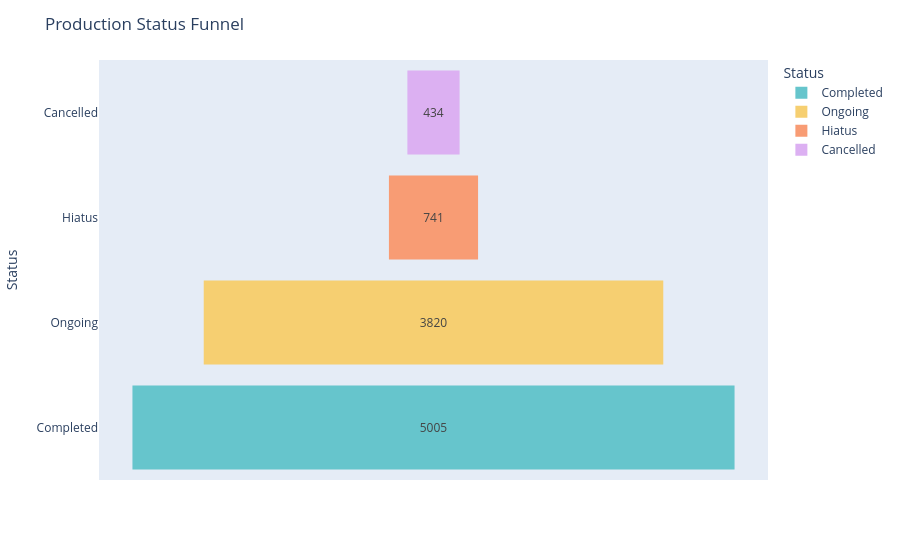

The code cell stored with this chart in its notebook:
### Markdown cell above
# Page Count vs Ratings

1. **High ratings are achieved at all page counts** : top-rated titles (9–10) appear across the full 0–15k page range, proving that length has no bearing on audience satisfaction and quality is format-agnostic.

2. **The overwhelming majority of titles cluster below 5k pages** : the dense left-side concentration reveals that most comics are relatively short-form, with long-running series above 10k pages being rare outliers in the dataset.

3. **A single Action/Sci-Fi title dominates at ~15k pages with a perfect 10 rating** : this extreme outlier is the longest comic in the dataset and simultaneously its highest rated, suggesting a uniquely dedicated and loyal fanbase driving its score.

4. **Rating floors rise slightly for longer comics** : titles beyond 8k pages rarely dip below 8.0, implying that long-running series self-select for quality since only consistently well-received comics sustain readership long enough to accumulate high page counts.

5. **Genre diversity is uniform across all page count ranges** : no single genre monopolises long-form or short-form territory, with Superhero, Fantasy, Action, Romance, and Sci-Fi variants all represented across the full length spectrum.

### Code cell
# 10.Status Monitoring

s=df['Status'].value_counts().reset_index()
fig=px.funnel(s,x='count',y='Status',
color='Status',color_discrete_sequence=px.colors.qualitative.Pastel)
fig.update_layout(title='Production Status Funnel')
fig.show()

### Figure 1 — Plotly figure (JSON) as saved in the notebook; plotly's stock layout.template omitted (floating-point values rounded to 4 significant figures)
{"data": [{"hovertemplate": "Status=%{y}<br>count=%{x}<extra></extra>", "legendgroup": "Completed", "marker": {"color": "rgb(102, 197, 204)"}, "name": "Completed", "orientation": "h", "showlegend": true, "type": "funnel", "x": [5005], "xaxis": "x", "y": ["Completed"], "yaxis": "y"}, {"hovertemplate": "Status=%{y}<br>count=%{x}<extra></extra>", "legendgroup": "Ongoing", "marker": {"color": "rgb(246, 207, 113)"}, "name": "Ongoing", "orientation": "h", "showlegend": true, "type": "funnel", "x": [3820], "xaxis": "x", "y": ["Ongoing"], "yaxis": "y"}, {"hovertemplate": "Status=%{y}<br>count=%{x}<extra></extra>", "legendgroup": "Hiatus", "marker": {"color": "rgb(248, 156, 116)"}, "name": "Hiatus", "orientation": "h", "showlegend": true, "type": "funnel", "x": [741], "xaxis": "x", "y": ["Hiatus"], "yaxis": "y"}, {"hovertemplate": "Status=%{y}<br>count=%{x}<extra></extra>", "legendgroup": "Cancelled", "marker": {"color": "rgb(220, 176, 242)"}, "name": "Cancelled", "orientation": "h", "showlegend": true, "type": "funnel", "x": [434], "xaxis": "x", "y": ["Cancelled"], "yaxis": "y"}], "layout": {"legend": {"title": {"text": "Status"}, "tracegroupgap": 0}, "margin": {"t": 60}, "title": {"text": "Production Status Funnel"}, "xaxis": {"anchor": "y", "domain": [0, 1], "title": {"text": "count"}}, "yaxis": {"anchor": "x", "categoryarray": ["Cancelled", "Hiatus", "Ongoing", "Completed"], "categoryorder": "array", "domain": [0, 1], "title": {"text": "Status"}}}}
